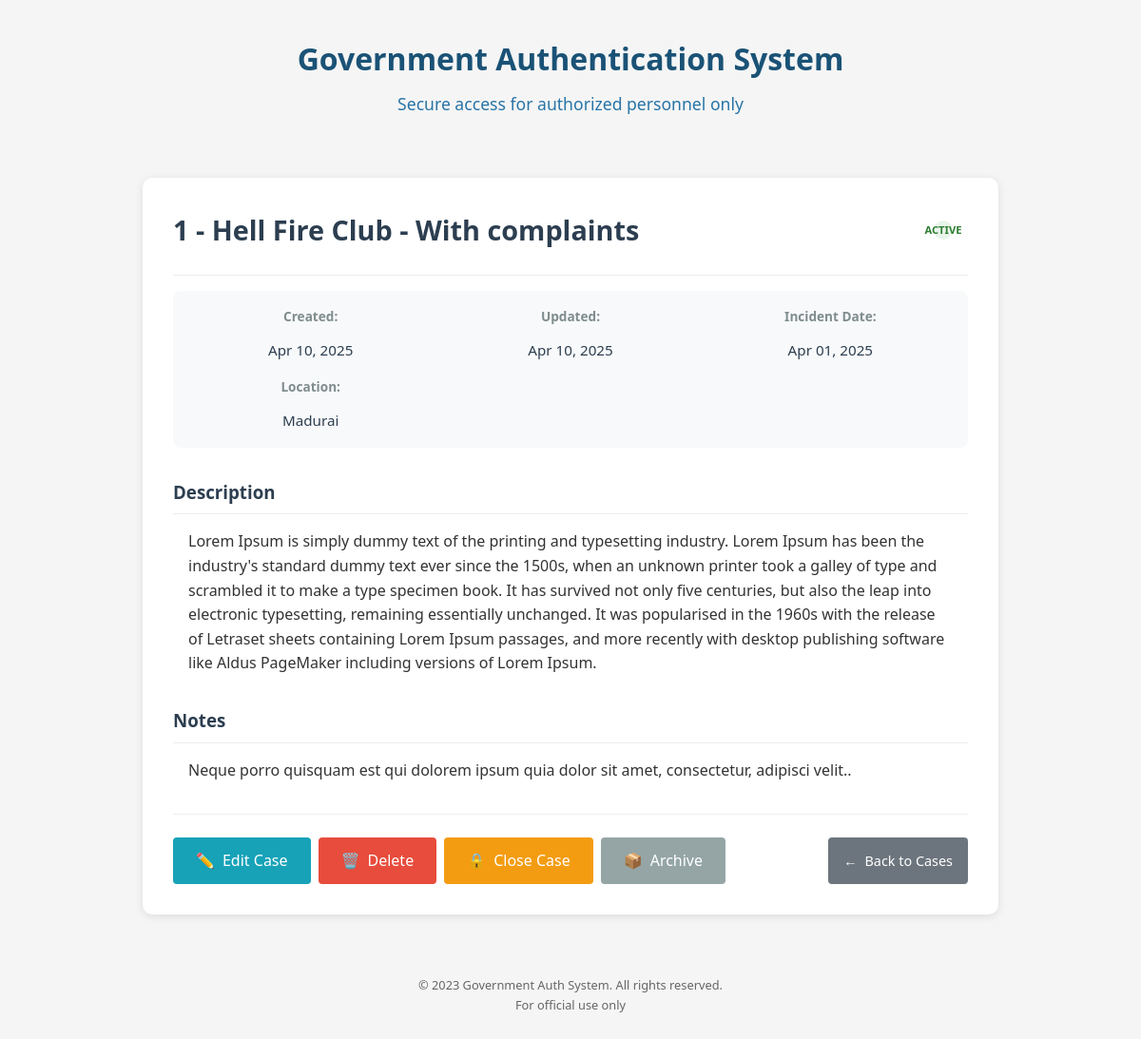
Page /accounts/cases/12/ (signed in) on the earlier database version.
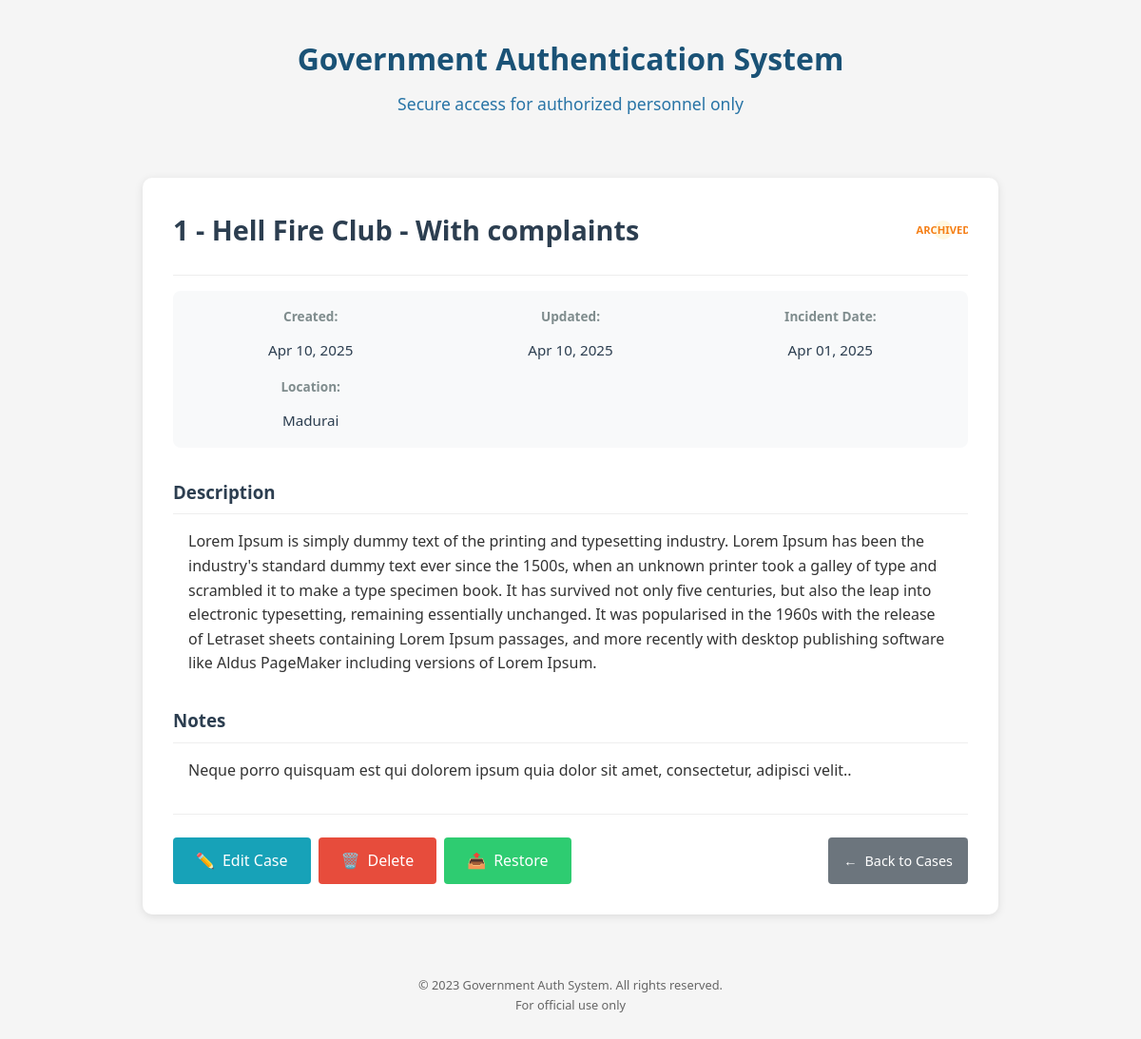
Same page on the later database version.
### accounts/models.py (models this page shows, shortened)
class Case(models.Model):
    CASE_STATUS = (
        ('active', 'Active'),
        ('closed', 'Closed'),
        ('archived', 'Archived'),
    )
    user = models.ForeignKey(get_user_model(), on_delete=models.CASCADE)
    case_number = models.CharField(max_length=50, unique=True)
    title = models.CharField(max_length=100)
    description = models.TextField()
    created_at = models.DateTimeField(auto_now_add=True)
    updated_at = models.DateTimeField(auto_now=True)
    status = models.CharField(max_length=10, choices=CASE_STATUS, default='active')
    location = models.CharField(max_length=100, blank=True)
    incident_date = models.DateField(null=True, blank=True)
    notes = models.TextField(blank=True)
    class Meta:
        ordering = ['-created_at']

### accounts/views.py (the view)
# urls.py: path('cases/<int:pk>/', views.case_detail, name='case_detail'),  # Add this line
@login_required
def case_detail(request, pk):
    case = get_object_or_404(Case, pk=pk, user=request.user)
    case_files = CaseFile.objects.filter(case=case)
    has_pinata_creds = PinataCredentials.objects.filter(user=request.user).exists()
    return render(request, 'accounts/case_detail.html', {
        'case': case,
        'files': case_files,
        'has_pinata_creds': has_pinata_creds
    })

### accounts/templates/accounts/case_detail.html (shortened to what this page needs)
{% extends 'accounts/auth_base.html' %}
{% load static %}
{% block content %}
<div class="case-detail-container">
    <div class="case-header">
        <div class="case-title">
            <h1>{{ case.case_number }} - {{ case.title }}</h1>
            <div class="case-status {{ case.status }}">
                {{ case.get_status_display }}
            </div>
        </div>
    </div>
    <div class="case-meta-grid">
        <div class="meta-item">
            <span class="meta-label">Created:</span>
            <span class="meta-value">{{ case.created_at|date:"M d, Y" }}</span>
        </div>
        <div class="meta-item">
            <span class="meta-label">Updated:</span>
            <span class="meta-value">{{ case.updated_at|date:"M d, Y" }}</span>
        </div>
        {% if case.incident_date %}
        <div class="meta-item">
            <span class="meta-label">Incident Date:</span>
            <span class="meta-value">{{ case.incident_date|date:"M d, Y" }}</span>
        </div>
        {% endif %}
        {% if case.location %}
        <div class="meta-item">
            <span class="meta-label">Location:</span>
            <span class="meta-value">{{ case.location }}</span>
        </div>
        {% endif %}
    </div>
    <div class="case-content">
        <div class="case-section">
            <h3>Description</h3>
            <div class="section-content">
                {{ case.description|linebreaks }}
            </div>
        </div>
        {% if case.notes %}
        <div class="case-section">
            <h3>Notes</h3>
            <div class="section-content">
                {{ case.notes|linebreaks }}
            </div>
        </div>
        {% endif %}
    </div>
    <div class="case-actions">
        <a href="{% url 'update_case' case.id %}" class="btn btn-edit">
            <i class="icon">✏️</i> Edit Case
        </a>
        <a href="{% url 'delete_case' case.id %}" class="btn btn-delete">
            <i class="icon">🗑️</i> Delete
        </a>
        {% if case.status == 'active' %}
        <a href="{% url 'change_case_status' case.id 'closed' %}" class="btn btn-warning">
            <i class="icon">🔒</i> Close Case
        </a>
        <a href="{% url 'change_case_status' case.id 'archived' %}" class="btn btn-secondary">
            <i class="icon">📦</i> Archive
        </a>
        {% elif case.status == 'closed' %}
        <a href="{% url 'change_case_status' case.id 'active' %}" class="btn btn-success">
            <i class="icon">🔄</i> Reactivate
        </a>
        {% elif case.status == 'archived' %}
        <a href="{% url 'change_case_status' case.id 'active' %}" class="btn btn-success">
            <i class="icon">📤</i> Restore
        </a>
        {% endif %}
        <a href="{% url 'home' %}" class="btn btn-back">
            <i class="icon">←</i> Back to Cases
        </a>
    </div>
</div>
{% endblock %}

Differences in the rows shown:
changed Case "Hell Fire Club - With complaints": status "ACTIVE" → "ARC…"
Other differences:
text no longer shown: "🔒 Close Case 📦 Archive"
text now shown: "📤 Restore"
